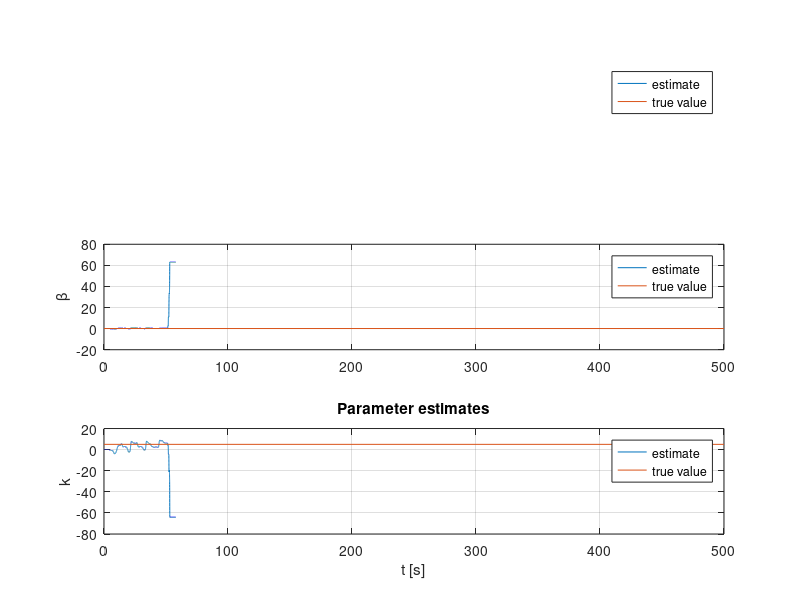

Write the MATLAB code that produced this figure.
close all;
clear;
%% Insert true system
m = 20;
beta = 0.1;
k = 5;
A                       = [0 1;-k/m -beta/m];               
B                       = [0; 1/m];
%% Define filters
lambda_1                = 1; 
lambda_0                = 6;
DEN                     = [1 lambda_1 lambda_0];
[  ~,  ~,C_f_1,D_f_1]   = tf2ss([0 0 1],DEN);     
[  ~,  ~,C_f_2,D_f_2]   = tf2ss([0 1 0],DEN);                            
[A_f,B_f,C_f_3,D_f_3]   = tf2ss([1 0 0],DEN);                     
% A_f and B_f is only needed once as it is the same all over. Hence tildes

 
%% Simulation MATLAB
h       = 0.01;  % sample time (s)
N       = 50000; % number of samples

t       = 0:h:h*(N-1);

% Define input as a function of t
u       = sin(t);
beta_ls = 1;    % Forgetting factor

% Memory allocation
x       = zeros(2, N);
x_z     = zeros(2, 1);
x_phi   = zeros(2, 1);
theta   = zeros(3, N);
U       = zeros(N-1,1);
m_data  = zeros(1, N);
P       = zeros(3,3, N);

% Initial estimates
theta(:,1) = [0;0;0];
Q_0 = diag([5 500 50]);
P(:,:,1) = Q_0\eye(3); %P_0

%% Main loop. Simulate using forward Euler (x[k+1] = x[k] + h*x_dot)
for n = 1:N-1
 
    % Simulate true system
    if t(n) > 20
        m = 20*(2 - exp(-0.01*(t(n)-20)));    % Comment in for e)
        m_data(:,n) = m;
    else
        m = 20;
        m_data(:,n) = m;
    end
    
    % Update A and B? 
    % theta_n = theta(:,n);
    % A              = A_func(theta_n);               
    % B              = B_func(theta_n);
    A               = [0 1;-k/m -beta/m];               
    B               = [0; 1/m];
    
    x_dot           = A*x(:, n) + B*u(n);
    x(:, n+1)       = x(:, n) + h*x_dot;
    y               = x(1, n);
    
    % Generate z and phi by filtering known signals
    x_z_n           = x_z + (A_f*x_z + B_f*u(n))*h;        % u is unfiltered 'z'
    z               = C_f_1*x_z;                           %  1/Lambda * u
    
    x_phi_n         = x_phi + (A_f*x_phi + B_f*y)*h;
                    %      s^2/Lambda * y           s/Lambda * y               1/Lambda * y
    phi             = [(C_f_3*x_phi + D_f_3*y); (C_f_2*x_phi + D_f_2*y); (C_f_1*x_phi + D_f_1*y)];
    
    % Calculate estimation error
    epsilon         = z - theta(:,n)'*phi;                    
    
    % Update law
    theta_dot       = P(:,:,n) * epsilon * phi;                    
    P_dot           = beta_ls * P(:,:,n) - P(:,:,n) * (phi * phi') * P(:,:,n);
    
    theta(:, n+1)   = theta(:, n) + theta_dot*h;
    P(:,:,n+1)        = P(:,:,n) + P_dot * h;
    
    % Set values for next iteration
    x_phi           = x_phi_n;
    x_z             = x_z_n;
end

% Plots
figure
subplot(3,1,1)
plot(t, theta(1,:)); hold on
plot(t, m_data); 
hold off
ylabel('m')
legend('estimate','true value')
grid
subplot(3,1,2)
plot(t, theta(2,:)); hold on
plot([t(1), t(end)],[beta, beta]); 
hold off
ylabel('\beta')
legend('estimate','true value')
grid
subplot(3,1,3)
plot(t, theta(3,:)); hold on
plot([t(1), t(end)],[k, k]); 
hold off
ylabel('k')
grid
legend('estimate','true value')
title('Parameter estimates')
xlabel('t [s]')

function A_t = A_func(theta)
m = theta(1);
beta = theta(2);
k = theta(3);

A_t = [0 1;-k/(1/m) -beta/m];
end

function B_t = B_func(theta)
m = theta(1);

B_t = [0; 1/m];
end